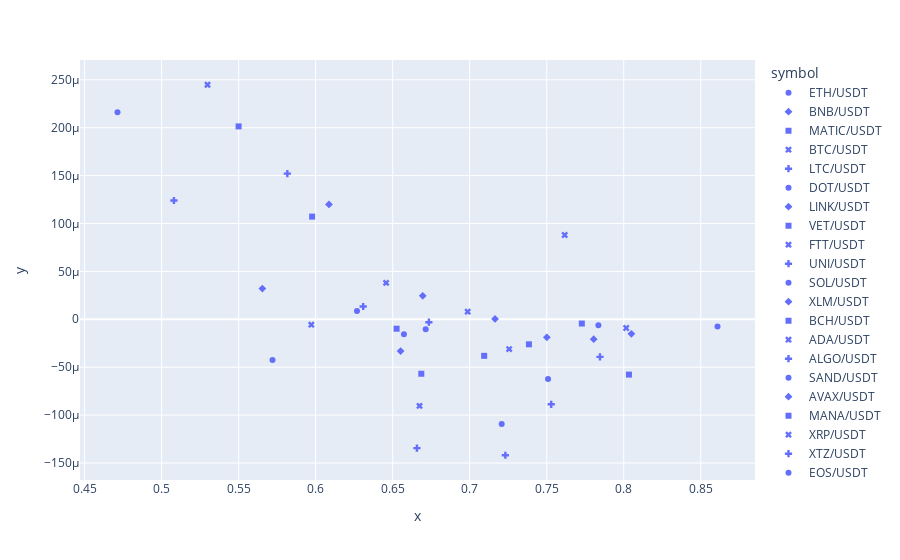

Write notebook code for a chart like this one.
### Code cell
import plotly.express as px
fig = px.scatter(x=regression_market['r^2'], y=regression_market['intercept'], symbol=regression_market['index'])
fig.show()

### Figure 1 — Plotly figure (JSON) as saved in the notebook; plotly's stock layout.template omitted (floating-point values rounded to 4 significant figures)
{"data": [{"hovertemplate": "symbol=ETH/USDT<br>x=%{x}<br>y=%{y}<extra></extra>", "legendgroup": "ETH/USDT", "marker": {"color": "#636efa", "symbol": "circle"}, "mode": "markers", "name": "ETH/USDT", "orientation": "v", "showlegend": true, "type": "scatter", "x": [0.8609], "xaxis": "x", "y": [-7.401e-06], "yaxis": "y"}, {"hovertemplate": "symbol=BNB/USDT<br>x=%{x}<br>y=%{y}<extra></extra>", "legendgroup": "BNB/USDT", "marker": {"color": "#636efa", "symbol": "diamond"}, "mode": "markers", "name": "BNB/USDT", "orientation": "v", "showlegend": true, "type": "scatter", "x": [0.805], "xaxis": "x", "y": [-1.523e-05], "yaxis": "y"}, {"hovertemplate": "symbol=MATIC/USDT<br>x=%{x}<br>y=%{y}<extra></extra>", "legendgroup": "MATIC/USDT", "marker": {"color": "#636efa", "symbol": "square"}, "mode": "markers", "name": "MATIC/USDT", "orientation": "v", "showlegend": true, "type": "scatter", "x": [0.8034], "xaxis": "x", "y": [-5.774e-05], "yaxis": "y"}, {"hovertemplate": "symbol=BTC/USDT<br>x=%{x}<br>y=%{y}<extra></extra>", "legendgroup": "BTC/USDT", "marker": {"color": "#636efa", "symbol": "x"}, "mode": "markers", "name": "BTC/USDT", "orientation": "v", "showlegend": true, "type": "scatter", "x": [0.8016], "xaxis": "x", "y": [-9.116e-06], "yaxis": "y"}, {"hovertemplate": "symbol=LTC/USDT<br>x=%{x}<br>y=%{y}<extra></extra>", "legendgroup": "LTC/USDT", "marker": {"color": "#636efa", "symbol": "cross"}, "mode": "markers", "name": "LTC/USDT", "orientation": "v", "showlegend": true, "type": "scatter", "x": [0.7846], "xaxis": "x", "y": [-3.927e-05], "yaxis": "y"}, {"hovertemplate": "symbol=DOT/USDT<br>x=%{x}<br>y=%{y}<extra></extra>", "legendgroup": "DOT/USDT", "marker": {"color": "#636efa", "symbol": "circle"}, "mode": "markers", "name": "DOT/USDT", "orientation": "v", "showlegend": true, "type": "scatter", "x": [0.7836], "xaxis": "x", "y": [-6.191e-06], "yaxis": "y"}, {"hovertemplate": "symbol=LINK/USDT<br>x=%{x}<br>y=%{y}<extra></extra>", "legendgroup": "LINK/USDT", "marker": {"color": "#636efa", "symbol": "diamond"}, "mode": "markers", "name": "LINK/USDT", "orientation": "v", "showlegend": true, "type": "scatter", "x": [0.7805], "xaxis": "x", "y": [-2.075e-05], "yaxis": "y"}, {"hovertemplate": "symbol=VET/USDT<br>x=%{x}<br>y=%{y}<extra></extra>", "legendgroup": "VET/USDT", "marker": {"color": "#636efa", "symbol": "square"}, "mode": "markers", "name": "VET/USDT", "orientation": "v", "showlegend": true, "type": "scatter", "x": [0.7728], "xaxis": "x", "y": [-4.441e-06], "yaxis": "y"}, {"hovertemplate": "symbol=FTT/USDT<br>x=%{x}<br>y=%{y}<extra></extra>", "legendgroup": "FTT/USDT", "marker": {"color": "#636efa", "symbol": "x"}, "mode": "markers", "name": "FTT/USDT", "orientation": "v", "showlegend": true, "type": "scatter", "x": [0.7617], "xaxis": "x", "y": [8.801e-05], "yaxis": "y"}, {"hovertemplate": "symbol=UNI/USDT<br>x=%{x}<br>y=%{y}<extra></extra>", "legendgroup": "UNI/USDT", "marker": {"color": "#636efa", "symbol": "cross"}, "mode": "markers", "name": "UNI/USDT", "orientation": "v", "showlegend": true, "type": "scatter", "x": [0.7529], "xaxis": "x", "y": [-8.873e-05], "yaxis": "y"}, {"hovertemplate": "symbol=SOL/USDT<br>x=%{x}<br>y=%{y}<extra></extra>", "legendgroup": "SOL/USDT", "marker": {"color": "#636efa", "symbol": "circle"}, "mode": "markers", "name": "SOL/USDT", "orientation": "v", "showlegend": true, "type": "scatter", "x": [0.7509], "xaxis": "x", "y": [-6.235e-05], "yaxis": "y"}, {"hovertemplate": "symbol=XLM/USDT<br>x=%{x}<br>y=%{y}<extra></extra>", "legendgroup": "XLM/USDT", "marker": {"color": "#636efa", "symbol": "diamond"}, "mode": "markers", "name": "XLM/USDT", "orientation": "v", "showlegend": true, "type": "scatter", "x": [0.7501], "xaxis": "x", "y": [-1.879e-05], "yaxis": "y"}, {"hovertemplate": "symbol=BCH/USDT<br>x=%{x}<br>y=%{y}<extra></extra>", "legendgroup": "BCH/USDT", "marker": {"color": "#636efa", "symbol": "square"}, "mode": "markers", "name": "BCH/USDT", "orientation": "v", "showlegend": true, "type": "scatter", "x": [0.7385], "xaxis": "x", "y": [-2.613e-05], "yaxis": "y"}, {"hovertemplate": "symbol=ADA/USDT<br>x=%{x}<br>y=%{y}<extra></extra>", "legendgroup": "ADA/USDT", "marker": {"color": "#636efa", "symbol": "x"}, "mode": "markers", "name": "ADA/USDT", "orientation": "v", "showlegend": true, "type": "scatter", "x": [0.7256], "xaxis": "x", "y": [-3.115e-05], "yaxis": "y"}, {"hovertemplate": "symbol=ALGO/USDT<br>x=%{x}<br>y=%{y}<extra></extra>", "legendgroup": "ALGO/USDT", "marker": {"color": "#636efa", "symbol": "cross"}, "mode": "markers", "name": "ALGO/USDT", "orientation": "v", "showlegend": true, "type": "scatter", "x": [0.7232], "xaxis": "x", "y": [-0.0001419], "yaxis": "y"}, {"hovertemplate": "symbol=SAND/USDT<br>x=%{x}<br>y=%{y}<extra></extra>", "legendgroup": "SAND/USDT", "marker": {"color": "#636efa", "symbol": "circle"}, "mode": "markers", "name": "SAND/USDT", "orientation": "v", "showlegend": true, "type": "scatter", "x": [0.7208], "xaxis": "x", "y": [-0.0001092], "yaxis": "y"}, {"hovertemplate": "symbol=AVAX/USDT<br>x=%{x}<br>y=%{y}<extra></extra>", "legendgroup": "AVAX/USDT", "marker": {"color": "#636efa", "symbol": "diamond"}, "mode": "markers", "name": "AVAX/USDT", "orientation": "v", "showlegend": true, "type": "scatter", "x": [0.7165], "xaxis": "x", "y": [3.278e-07], "yaxis": "y"}, {"hovertemplate": "symbol=MANA/USDT<br>x=%{x}<br>y=%{y}<extra></extra>", "legendgroup": "MANA/USDT", "marker": {"color": "#636efa", "symbol": "square"}, "mode": "markers", "name": "MANA/USDT", "orientation": "v", "showlegend": true, "type": "scatter", "x": [0.7094], "xaxis": "x", "y": [-3.815e-05], "yaxis": "y"}, {"hovertemplate": "symbol=XRP/USDT<br>x=%{x}<br>y=%{y}<extra></extra>", "legendgroup": "XRP/USDT", "marker": {"color": "#636efa", "symbol": "x"}, "mode": "markers", "name": "XRP/USDT", "orientation": "v", "showlegend": true, "type": "scatter", "x": [0.6987], "xaxis": "x", "y": [7.908e-06], "yaxis": "y"}, {"hovertemplate": "symbol=XTZ/USDT<br>x=%{x}<br>y=%{y}<extra></extra>", "legendgroup": "XTZ/USDT", "marker": {"color": "#636efa", "symbol": "cross"}, "mode": "markers", "name": "XTZ/USDT", "orientation": "v", "showlegend": true, "type": "scatter", "x": [0.6735], "xaxis": "x", "y": [-3.017e-06], "yaxis": "y"}, {"hovertemplate": "symbol=EOS/USDT<br>x=%{x}<br>y=%{y}<extra></extra>", "legendgroup": "EOS/USDT", "marker": {"color": "#636efa", "symbol": "circle"}, "mode": "markers", "name": "EOS/USDT", "orientation": "v", "showlegend": true, "type": "scatter", "x": [0.6714], "xaxis": "x", "y": [-1.042e-05], "yaxis": "y"}, {"hovertemplate": "symbol=AAVE/USDT<br>x=%{x}<br>y=%{y}<extra></extra>", "legendgroup": "AAVE/USDT", "marker": {"color": "#636efa", "symbol": "diamond"}, "mode": "markers", "name": "AAVE/USDT", "orientation": "v", "showlegend": true, "type": "scatter", "x": [0.6695], "xaxis": "x", "y": [2.447e-05], "yaxis": "y"}, {"hovertemplate": "symbol=HBAR/USDT<br>x=%{x}<br>y=%{y}<extra></extra>", "legendgroup": "HBAR/USDT", "marker": {"color": "#636efa", "symbol": "square"}, "mode": "markers", "name": "HBAR/USDT", "orientation": "v", "showlegend": true, "type": "scatter", "x": [0.6686], "xaxis": "x", "y": [-5.685e-05], "yaxis": "y"}, {"hovertemplate": "symbol=FIL/USDT<br>x=%{x}<br>y=%{y}<extra></extra>", "legendgroup": "FIL/USDT", "marker": {"color": "#636efa", "symbol": "x"}, "mode": "markers", "name": "FIL/USDT", "orientation": "v", "showlegend": true, "type": "scatter", "x": [0.6674], "xaxis": "x", "y": [-9.043e-05], "yaxis": "y"}, {"hovertemplate": "symbol=AXS/USDT<br>x=%{x}<br>y=%{y}<extra></extra>", "legendgroup": "AXS/USDT", "marker": {"color": "#636efa", "symbol": "cross"}, "mode": "markers", "name": "AXS/USDT", "orientation": "v", "showlegend": true, "type": "scatter", "x": [0.6658], "xaxis": "x", "y": [-0.0001345], "yaxis": "y"}, {"hovertemplate": "symbol=EGLD/USDT<br>x=%{x}<br>y=%{y}<extra></extra>", "legendgroup": "EGLD/USDT", "marker": {"color": "#636efa", "symbol": "circle"}, "mode": "markers", "name": "EGLD/USDT", "orientation": "v", "showlegend": true, "type": "scatter", "x": [0.6573], "xaxis": "x", "y": [-1.552e-05], "yaxis": "y"}, {"hovertemplate": "symbol=FTM/USDT<br>x=%{x}<br>y=%{y}<extra></extra>", "legendgroup": "FTM/USDT", "marker": {"color": "#636efa", "symbol": "diamond"}, "mode": "markers", "name": "FTM/USDT", "orientation": "v", "showlegend": true, "type": "scatter", "x": [0.6552], "xaxis": "x", "y": [-3.316e-05], "yaxis": "y"}, {"hovertemplate": "symbol=ICP/USDT<br>x=%{x}<br>y=%{y}<extra></extra>", "legendgroup": "ICP/USDT", "marker": {"color": "#636efa", "symbol": "square"}, "mode": "markers", "name": "ICP/USDT", "orientation": "v", "showlegend": true, "type": "scatter", "x": [0.6526], "xaxis": "x", "y": [-9.825e-06], "yaxis": "y"}, {"hovertemplate": "symbol=THETA/USDT<br>x=%{x}<br>y=%{y}<extra></extra>", "legendgroup": "THETA/USDT", "marker": {"color": "#636efa", "symbol": "x"}, "mode": "markers", "name": "THETA/USDT", "orientation": "v", "showlegend": true, "type": "scatter", "x": [0.6457], "xaxis": "x", "y": [3.805e-05], "yaxis": "y"}, {"hovertemplate": "symbol=SHIB/USDT<br>x=%{x}<br>y=%{y}<extra></extra>", "legendgroup": "SHIB/USDT", "marker": {"color": "#636efa", "symbol": "cross"}, "mode": "markers", "name": "SHIB/USDT", "orientation": "v", "showlegend": true, "type": "scatter", "x": [0.6309], "xaxis": "x", "y": [1.333e-05], "yaxis": "y"}, {"hovertemplate": "symbol=TRX/USDT<br>x=%{x}<br>y=%{y}<extra></extra>", "legendgroup": "TRX/USDT", "marker": {"color": "#636efa", "symbol": "circle"}, "mode": "markers", "name": "TRX/USDT", "orientation": "v", "showlegend": true, "type": "scatter", "x": [0.6269], "xaxis": "x", "y": [8.676e-06], "yaxis": "y"}, {"hovertemplate": "symbol=ETC/USDT<br>x=%{x}<br>y=%{y}<extra></extra>", "legendgroup": "ETC/USDT", "marker": {"color": "#636efa", "symbol": "diamond"}, "mode": "markers", "name": "ETC/USDT", "orientation": "v", "showlegend": true, "type": "scatter", "x": [0.6087], "xaxis": "x", "y": [0.0001199], "yaxis": "y"}, {"hovertemplate": "symbol=ATOM/USDT<br>x=%{x}<br>y=%{y}<extra></extra>", "legendgroup": "ATOM/USDT", "marker": {"color": "#636efa", "symbol": "square"}, "mode": "markers", "name": "ATOM/USDT", "orientation": "v", "showlegend": true, "type": "scatter", "x": [0.5977], "xaxis": "x", "y": [0.0001072], "yaxis": "y"}, {"hovertemplate": "symbol=DOGE/USDT<br>x=%{x}<br>y=%{y}<extra></extra>", "legendgroup": "DOGE/USDT", "marker": {"color": "#636efa", "symbol": "x"}, "mode": "markers", "name": "DOGE/USDT", "orientation": "v", "showlegend": true, "type": "scatter", "x": [0.5972], "xaxis": "x", "y": [-5.65e-06], "yaxis": "y"}, {"hovertemplate": "symbol=LUNA/USDT<br>x=%{x}<br>y=%{y}<extra></extra>", "legendgroup": "LUNA/USDT", "marker": {"color": "#636efa", "symbol": "cross"}, "mode": "markers", "name": "LUNA/USDT", "orientation": "v", "showlegend": true, "type": "scatter", "x": [0.5816], "xaxis": "x", "y": [0.0001521], "yaxis": "y"}, {"hovertemplate": "symbol=KLAY/USDT<br>x=%{x}<br>y=%{y}<extra></extra>", "legendgroup": "KLAY/USDT", "marker": {"color": "#636efa", "symbol": "circle"}, "mode": "markers", "name": "KLAY/USDT", "orientation": "v", "showlegend": true, "type": "scatter", "x": [0.572], "xaxis": "x", "y": [-4.253e-05], "yaxis": "y"}, {"hovertemplate": "symbol=CAKE/USDT<br>x=%{x}<br>y=%{y}<extra></extra>", "legendgroup": "CAKE/USDT", "marker": {"color": "#636efa", "symbol": "diamond"}, "mode": "markers", "name": "CAKE/USDT", "orientation": "v", "showlegend": true, "type": "scatter", "x": [0.5654], "xaxis": "x", "y": [3.209e-05], "yaxis": "y"}, {"hovertemplate": "symbol=NEAR/USDT<br>x=%{x}<br>y=%{y}<extra></extra>", "legendgroup": "NEAR/USDT", "marker": {"color": "#636efa", "symbol": "square"}, "mode": "markers", "name": "NEAR/USDT", "orientation": "v", "showlegend": true, "type": "scatter", "x": [0.55], "xaxis": "x", "y": [0.0002013], "yaxis": "y"}, {"hovertemplate": "symbol=RUNE/USDT<br>x=%{x}<br>y=%{y}<extra></extra>", "legendgroup": "RUNE/USDT", "marker": {"color": "#636efa", "symbol": "x"}, "mode": "markers", "name": "RUNE/USDT", "orientation": "v", "showlegend": true, "type": "scatter", "x": [0.5298], "xaxis": "x", "y": [0.0002448], "yaxis": "y"}, {"hovertemplate": "symbol=ZEC/USDT<br>x=%{x}<br>y=%{y}<extra></extra>", "legendgroup": "ZEC/USDT", "marker": {"color": "#636efa", "symbol": "cross"}, "mode": "markers", "name": "ZEC/USDT", "orientation": "v", "showlegend": true, "type": "scatter", "x": [0.508], "xaxis": "x", "y": [0.000124], "yaxis": "y"}, {"hovertemplate": "symbol=XMR/USDT<br>x=%{x}<br>y=%{y}<extra></extra>", "legendgroup": "XMR/USDT", "marker": {"color": "#636efa", "symbol": "circle"}, "mode": "markers", "name": "XMR/USDT", "orientation": "v", "showlegend": true, "type": "scatter", "x": [0.4714], "xaxis": "x", "y": [0.0002162], "yaxis": "y"}], "layout": {"legend": {"title": {"text": "symbol"}, "tracegroupgap": 0}, "margin": {"t": 60}, "xaxis": {"anchor": "y", "domain": [0, 1], "title": {"text": "x"}}, "yaxis": {"anchor": "x", "domain": [0, 1], "title": {"text": "y"}}}}
